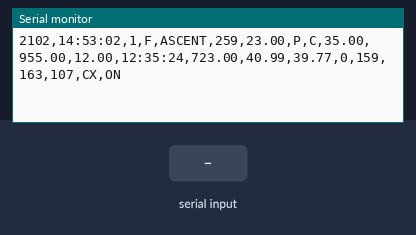
Bench run of a sketch on a simulated Arduino Uno, built with avr-gcc and run on an emulated ATmega328P. Parts: the last lines printed to the serial monitor. The test bench sets the inputs (shaded band). Random numbers use the default seed unless the sketch sets one.

Above: at 1.2 s.
1.3 s: "1" received over Serial
At 3.9 s:
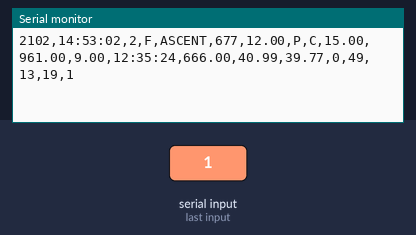
4.3 s: "0" received over Serial
At 7.0 s:
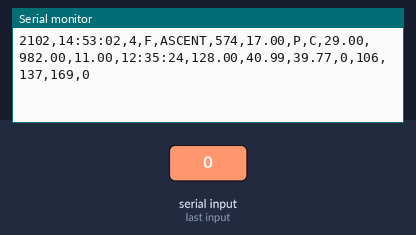
7.3 s: "2" received over Serial
At 10.1 s:
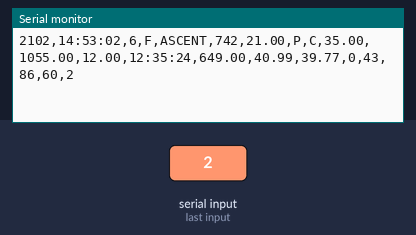
Timing chart, 0 to 11.6 s (numbered marks = the images above; inputs shaded):
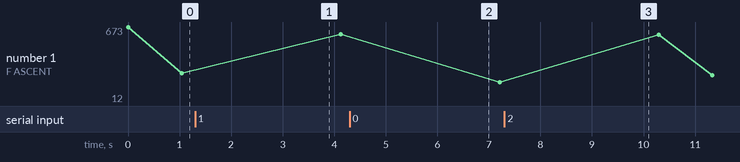

The sketch:

cansat-arduino.ino
```cpp
int Team_ID = 2102;
int Packet_Cnt, Altitude, gps_sat;
int tilt_x, tilt_y, rot_z;
float Speed, Voltage, Temperature, Pressure, gps_alti;
float gps_lati = 40.992352572579115;
float gps_longi = 39.774423249029496;
String Mission_Time = "14:53:02";
char Mode = 'F';
char HS_Dply = 'P';
char PC_Dply = 'C';
String cmd_Echo = "CX,ON";
String State = "ASCENT";
String gps_Time = "12:35:24";

String reading;

void setup()
{
  Serial.begin(9600);
  randomSeed(analogRead(0));
}

void loop() {
  Gelen();
  Gonder();
  delay(1000); //Paket delay
}

void Gelen()

{
  if (Serial.available() != 0)
  {
    reading = Serial.readString();
    cmd_Echo = reading;
  }
  else
  {
    cmd_Echo = "CX,ON";
  }
}


void Gonder() {
  Altitude = random(1, 750);
  Speed = random(1, 30);
  Temperature = random(10, 50);
  Voltage = random(8, 13);
  Pressure = random(950, 1100);
  gps_alti = random(1, 750);
  tilt_x = random(0, 180);
  tilt_y = random(0, 180);
  rot_z = random(0, 180);


  Serial.print(Team_ID); Serial.print(','); Serial.print(Mission_Time); Serial.print(',');
  Serial.print(Packet_Cnt); Serial.print(','); Serial.print(Mode); Serial.print(',');
  Serial.print(State); Serial.print(','); Serial.print(Altitude); Serial.print(',');
  Serial.print(Speed); Serial.print(','); Serial.print(HS_Dply); Serial.print(',');

  Serial.print(PC_Dply); Serial.print(','); Serial.print(Temperature); Serial.print(',');
  Serial.print(Pressure); Serial.print(','); Serial.print(Voltage); Serial.print(',');
  Serial.print(gps_Time); Serial.print(','); Serial.print(gps_alti); Serial.print(',');

  Serial.print(gps_lati); Serial.print(','); Serial.print(gps_longi); Serial.print(',');
  Serial.print(gps_sat); Serial.print(','); Serial.print(tilt_x); Serial.print(',');
  Serial.print(tilt_y); Serial.print(','); Serial.print(rot_z); Serial.print(',');
  Serial.print(cmd_Echo);

  Serial.println(); //new line
  Packet_Cnt++;
}
```

Measured:
- after the input at 1.3 s, the serial monitor: prints a new line after 1.8 s (image 1)
- after the input at 4.3 s, the serial monitor: prints a new line after 1.9 s (image 2)
- after the input at 7.3 s, the serial monitor: prints a new line after 2.0 s (image 3)
